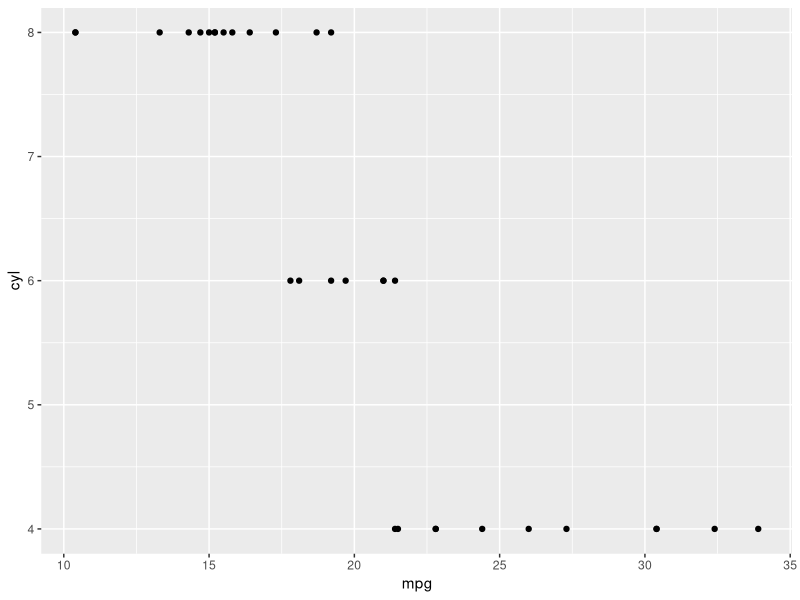
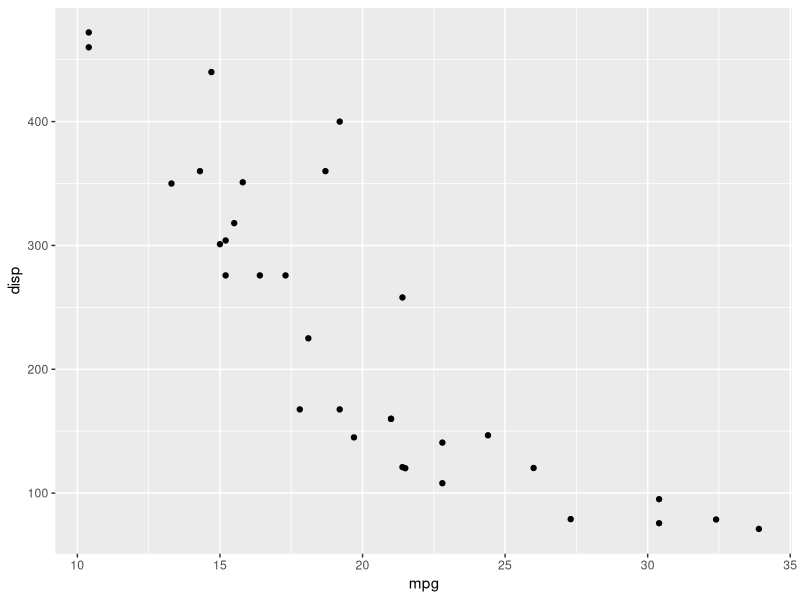

The R script that drew these images, in order:
library(tidyverse)

mtcars
summary(mtcars$mpg)

mtcars %>% 
  ggplot(aes(mpg, cyl)) + geom_point()

mtcars %>% 
  ggplot(aes(mpg, disp)) + geom_point()
